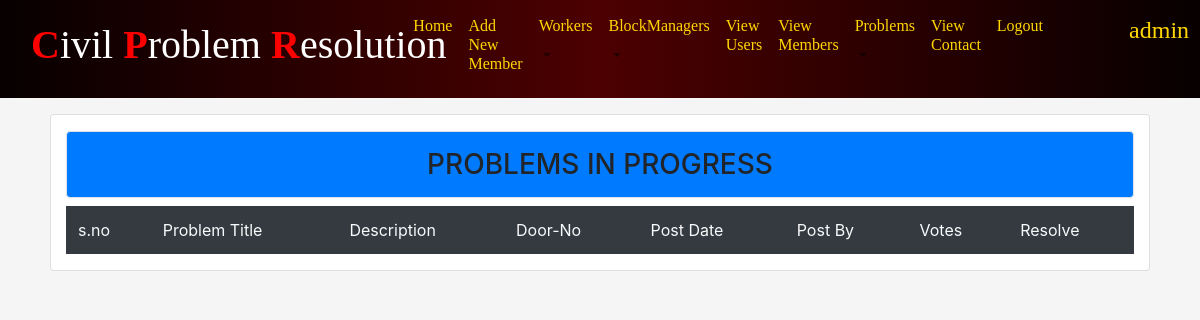
/pis/ (signed in), run on an earlier commit of the app's database.
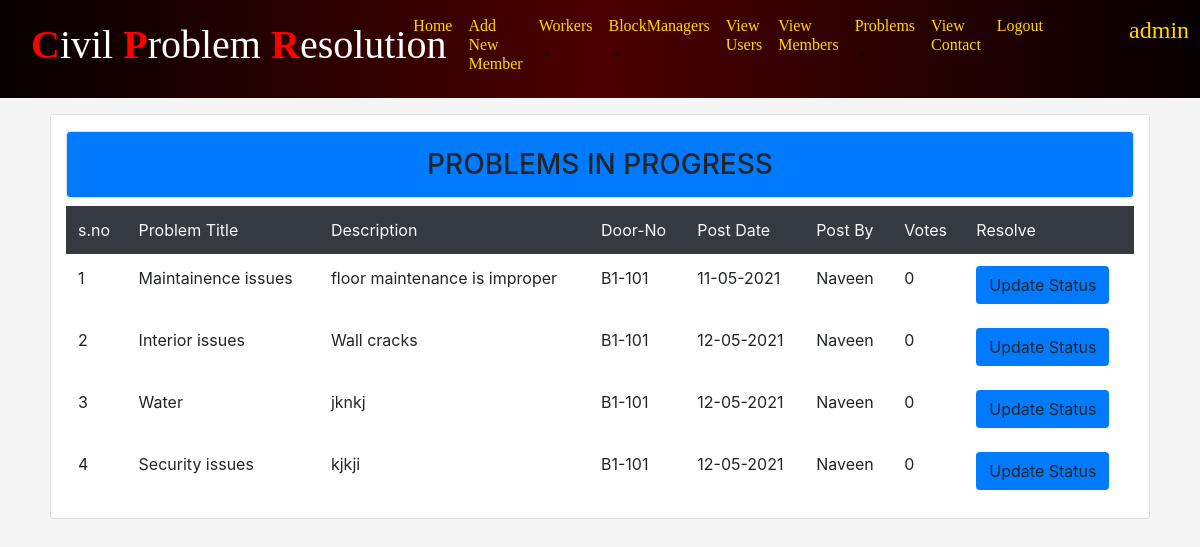
And on a later commit of the database.
### CPRapp/models.py (models this page shows, shortened)
class Problem(models.Model):
	ptitle=models.CharField(max_length=200)
	pdesc=models.TextField()
	doorno=models.CharField(max_length=200)
	postdate=models.TextField(max_length=200,default='')
	postedby=models.CharField(max_length=200,default='')
	useremail=models.EmailField(max_length=200,default='')
	vote= models.IntegerField(default=0)
	pstatus=models.TextField(max_length=200,default='NotSolved')
	wassigned=models.CharField(max_length=200,default='')
	pamount=models.IntegerField(default=0)
	cfamount=models.IntegerField(default=0)
	xamount=models.IntegerField(default=0)
	estimatedtime=models.TextField(max_length=200,default='')
	paystatus=models.TextField(default=0)
	feedback=models.CharField(max_length=200,default='')

### CPRapp/views.py (the view)
# urls.py: path('pis/',views.pis,name="pis"),
@login_required
def pis(rq):
	data=Problem.objects.filter(pstatus="InProgress")
	return render(rq,'html/pis.html',{'info':data})

### CPRapp/templates/html/pis.html (shortened to what this page needs)
{% extends 'html/base.html' %}
{% block content %}
<div class="card col-md-11 mt-3 mx-auto"><h3 class="p-3 bg-primary text-center
mt-3 border rounded">PROBLEMS IN PROGRESS</h3>
	<table class="table table-borderless table-hover">
		<tr class="bg-dark text-light">
			<td>s.no</td>
			<td>Problem Title</td>
			<td>Description</td>
			<td>Door-No</td>
			<td>Post Date</td>
			<td>Post By</td>
			<td>Votes</td>
			{% if user.is_superuser %}
				<td>Resolve </td>
			{% else %}
			    <td>Vote Now</td>
			{% endif %}
		</tr>
		{% for i in info %}
		<tr>
			<td>{{forloop.counter}}</td>
			<td>{{i.ptitle}}</td>
			<td>{{i.pdesc}}</td>
			<td>{{i.doorno}}</td>
			<td>{{i.postdate}}</td>
			<td>{{i.postedby}}</td>
			<td>{{i.vote}}</td>
			{% if user.is_superuser %}
			   <td><a class=" btn bg-primary rounded" href="{% url 'updatestatus' i.id%}">Update Status</a></td>
			{% else %}
				<td><a class=" btn bg-primary rounded" href="{% url 'vote1' i.id%}">Vote Now</a></td>
			{% endif %}
		</tr>
		{% endfor %}
	</table>
</div>
{% endblock %}

What changed in the data, as far as the page shows it:
added Problem: ptitle "Maintainence issues", pdesc "floor maintenance is improper", doorno "B1-101", postdate "11-05-2021", postedby "Naveen", vote "0"
added Problem: ptitle "Interior issues", pdesc "Wall cracks", doorno "B1-101", postdate "12-05-2021", postedby "Naveen", vote "0"
added Problem: ptitle "Water", pdesc "jknkj", doorno "B1-101", postdate "12-05-2021", postedby "Naveen", vote "0"
added Problem: ptitle "Security issues", pdesc "kjkji", doorno "B1-101", postdate "12-05-2021", postedby "Naveen", vote "0"
